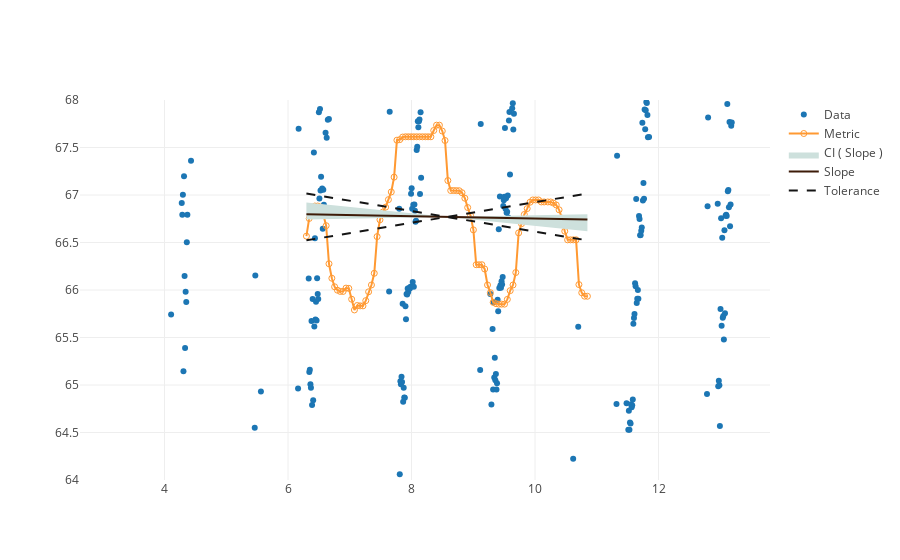

The notebook cell this image was saved under:
### Markdown cell above
As detailed in [the paper](https://doi.org/10.5281/zenodo.3464273), the `Metric` data are computed over a sliding window of the raw data points (`Data`). _TriScale_ convergence test constists in performing a linear regression (`Slope`). TriScale defines that a run _has converged_ when the slope of the linear regression is "sufficiently close" to 0. 
_TriScale_ formalizes "sufficiently close" as follows: the confidence interval for the slope must fall within the tolerance values. The confidence interval on the slope is computed using [bootstrapping](https://en.wikipedia.org/wiki/Bootstrapping_(statistics)). _TriScale_ convergence tests uses default values of 95% confidence level and 5% tolerence. This defaults can be overwritten by the user as shown below.

### Code cell
# Input data file
data = 'ExampleData/bbr_datalink_delay_run9_flow1.csv'

# Definition of a TriScale metric
metric = {  
    'measure': 50,   # Integer: interpreted as a percentile
    'unit'   : 'ms', # For display only
         }

# Parameters for the convergence test
convergence = {
    'expected'  : True,
    'confidence': 75,
    'tolerance' : 1
}

# Customized plot layout
layout = dict(yaxis=dict(range=[64,68]))

has_converged, metric_measure, plot = triscale.analysis_metric( 
    data,
    metric,
    convergence=convergence,
    plot=True,
    custom_layout=layout
)
if has_converged:
    print('The metric data has converged.')
    print('Run metric: %0.2f %s' % (metric_measure, metric['unit']))
else:
    print('The metric data has **not** converged.')

### Figure 1 — Plotly figure (JSON) as saved in the notebook; plotly's stock layout.template omitted (floating-point values rounded to 4 significant figures; data arrays with more than 128 entries replaced by an {"elided": "..."} marker saying what was removed)
{"data": [{"marker": {"color": "#1C76B4"}, "mode": "markers", "name": "Data", "type": "scatter", "x": {"elided": "1008 float values"}, "y": {"elided": "1008 float values"}}, {"marker": {"color": "#FF9932", "symbol": "circle-open"}, "mode": "markers+lines", "name": "Metric", "type": "scatter", "x": [6.298, 6.343, 6.388, 6.435, 6.48, 6.526, 6.571, 6.618, 6.663, 6.71, 6.755, 6.8, 6.846, 6.892, 6.939, 6.984, 7.031, 7.075, 7.121, 7.167, 7.214, 7.259, 7.305, 7.351, 7.397, 7.442, 7.489, 7.535, 7.581, 7.626, 7.672, 7.718, 7.763, 7.809, 7.856, 7.902, 7.947, 7.992, 8.038, 8.085, 8.13, 8.176, 8.222, 8.267, 8.313, 8.36, 8.405, 8.451, 8.498, 8.542, 8.588, 8.635, 8.681, 8.727, 8.771, 8.817, 8.864, 8.909, 8.956, 9.002, 9.047, 9.093, 9.139, 9.184, 9.231, 9.276, 9.322, 9.368, 9.414, 9.46, 9.505, 9.551, 9.598, 9.644, 9.688, 9.734, 9.781, 9.826, 9.873, 9.919, 9.964, 10.01, 10.06, 10.1, 10.15, 10.21, 10.25, 10.3, 10.34, 10.39, 10.44, 10.48, 10.53, 10.57, 10.62, 10.66, 10.71, 10.76, 10.8, 10.85], "y": [66.57, 66.75, 66.84, 66.88, 66.88, 66.87, 66.79, 66.68, 66.28, 66.12, 66.03, 66.0, 65.98, 65.98, 66.02, 66.02, 65.9, 65.79, 65.84, 65.83, 65.83, 65.89, 65.98, 66.05, 66.18, 66.56, 66.74, 66.82, 66.87, 66.95, 67.03, 67.19, 67.58, 67.58, 67.61, 67.61, 67.61, 67.61, 67.61, 67.61, 67.61, 67.61, 67.61, 67.61, 67.61, 67.68, 67.73, 67.73, 67.67, 67.57, 67.15, 67.05, 67.05, 67.05, 67.05, 67.02, 66.97, 66.87, 66.78, 66.63, 66.27, 66.27, 66.27, 66.22, 66.05, 65.97, 65.87, 65.86, 65.85, 65.85, 65.85, 65.9, 65.99, 66.05, 66.18, 66.6, 66.7, 66.8, 66.86, 66.92, 66.95, 66.95, 66.95, 66.93, 66.93, 66.93, 66.93, 66.92, 66.89, 66.84, 66.76, 66.62, 66.53, 66.53, 66.53, 66.53, 66.06, 65.97, 65.94, 65.93]}, {"fill": "toself", "fillcolor": "#CDE0DC", "hoverinfo": "skip", "line": {"color": "rgba(0,0,0,0)"}, "name": "CI ( Slope )", "type": "scatter", "x": [6.298, 10.85, 10.85, 6.298], "y": [66.92, 66.62, 66.8, 66.74]}, {"hoverinfo": "skip", "line": {"color": "#3D1B08"}, "mode": "lines", "name": "Slope", "type": "scatter", "x": [6.298, 10.85], "y": [66.8, 66.74]}, {"hoverinfo": "skip", "line": {"color": "rgba(20,20,20,100)", "dash": "dash"}, "mode": "lines", "name": "Tolerance", "showlegend": false, "type": "scatter", "x": [6.298, 10.85], "y": [67.02, 66.52]}, {"hoverinfo": "skip", "line": {"color": "rgba(20,20,20,100)", "dash": "dash"}, "mode": "lines", "name": "Tolerance", "showlegend": true, "type": "scatter", "x": [6.298, 10.85], "y": [66.52, 67.02]}], "layout": {"title": {"text": ""}, "yaxis": {"range": [64, 68]}}}
